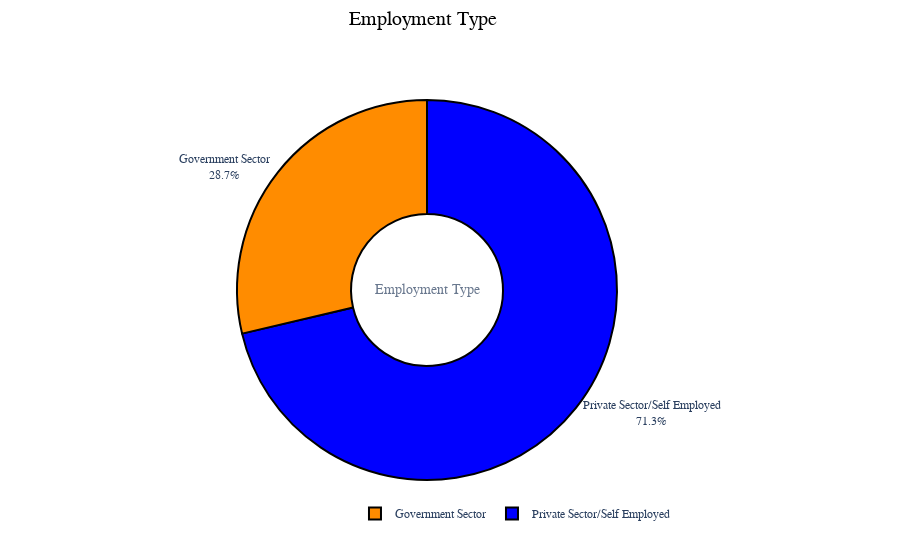

Source (notebook cell):
### Code cell
fig = go.Figure(data=[go.Pie(labels=data['Employment Type'], hole=.4)])
fig.add_annotation(text='Employment Type',
                   x=0.5,y=0.5,showarrow=False,font_size=14,opacity=0.7,font_family='monospace')
fig.update_traces(hoverinfo='label+percent+value',
                  marker=dict(colors=['darkorange','blue'], line=dict(color='#000000', width=2)))
fig.update_layout(
    font_family='monospace',
    title=dict(text='Employment Type',x=0.47,y=0.98,
               font=dict(color='black',size=20)),
    legend=dict(x=0.37,y=-0.05,orientation='h',traceorder='reversed'),
    hoverlabel=dict(bgcolor='white'))
fig.update_traces(textposition='outside', textinfo='percent+label')
fig.show()

### Figure 1 — Plotly figure (JSON) as saved in the notebook; plotly's stock layout.template omitted (floating-point values rounded to 4 significant figures; data arrays with more than 128 entries replaced by an {"elided": "..."} marker saying what was removed)
{"data": [{"hole": 0.4, "hoverinfo": "label+percent+value", "labels": {"elided": "1987 str values"}, "marker": {"colors": ["darkorange", "blue"], "line": {"color": "#000000", "width": 2}}, "textinfo": "percent+label", "textposition": "outside", "type": "pie"}], "layout": {"annotations": [{"font": {"family": "monospace", "size": 14}, "opacity": 0.7, "showarrow": false, "text": "Employment Type", "x": 0.5, "y": 0.5}], "font": {"family": "monospace"}, "hoverlabel": {"bgcolor": "white"}, "legend": {"orientation": "h", "traceorder": "reversed", "x": 0.37, "y": -0.05}, "title": {"font": {"color": "black", "size": 20}, "text": "Employment Type", "x": 0.47, "y": 0.98}}}
